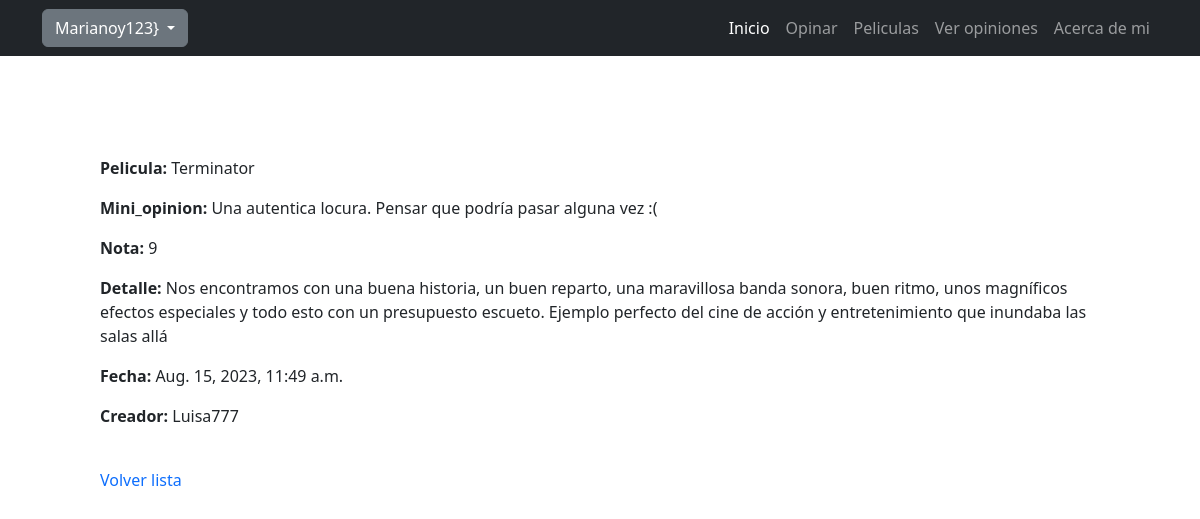
The app's page /pages/11/ (signed in) with its own data.
### Opiniones/models.py (models this page shows, shortened)
class opinion(models.Model):
    pelicula=models.CharField(max_length=32)
    nota=models.IntegerField()
    mini_opinion=models.CharField(max_length=64)
    detalle=models.CharField(max_length=1024)
    creador=models.ForeignKey(User, on_delete=models.CASCADE, related_name="CursosCreados")
    fecha=models.DateTimeField(auto_now=True)

### Opiniones/views.py (the view)
# urls.py: path("<int:pk>/",OpinionDetailView.as_view(),name="DetalleOpinion"),
class OpinionDetailView(DetailView):
    model = opinion
    success_url = reverse_lazy('ListaOpiniones')

### Opiniones/templates/Opiniones/Opinion_detail.html (shortened to what this page needs)
{% extends "base.html" %}
{% block contenido %}
<div style="margin:100px">
    <p>
    <strong>Pelicula: </strong> {{opinion.pelicula}}
    </p>
    <p>
    <strong>Mini_opinion: </strong> {{opinion.mini_opinion}}
    </p>
    <p>
    <strong>Nota: </strong> {{opinion.nota}}
    </p>
    <p>
    <strong>Detalle: </strong> {{opinion.detalle}}
    </p>
    <p>
    <strong>Fecha: </strong> {{opinion.fecha}}
    </p>
    <p>
    <strong>Creador: </strong> {{opinion.creador}}
    </p>
    <br>
    <a href="{% url 'ListaOpiniones' %}">Volver lista</a><br>
</div>
{% endblock contenido %}

### templates_base/base.html (shortened to what this page needs)
{% load static %}
<!DOCTYPE html>
<html lang="en">
    <head>
        <link href="{% static 'css/styles.css' %}" rel="stylesheet" />
    </head>
    <body>
        <nav class="navbar navbar-expand-lg navbar-dark bg-dark">
            <div class="container">
                {% if user.is_authenticated %}
                <button class="btn btn-secondary dropdown-toggle" type="button" id="dropdownMenuButton1" data-bs-toggle="dropdown" aria-expanded="false">
                    <div style="display: inline-flex;">
                        {% if user.avatar.imagen %}
                        <img src="{{ user.avatar.imagen.url }}" style="width: 40px; height: 45px; margin-right: 10px"
                        alt="Avatar" />
                        <span>{{ user.username }}</span>
                        {% else %}
                        <span>{{ user.username }}</span>
                        {% endif %}
                    }
                    </div>
                </button>
                {% else %}
                <a class="btn btn-primary" style="margin: 10px" href="{% url 'Login' %}">Inicio sesión</a>
                <a class="btn btn-success" style="margin: 10px" href="{% url 'Registro' %}">Registro</a>
                {% endif %}
                <div class="collapse navbar-collapse" id="navbarSupportedContent">
                    <ul class="navbar-nav ms-auto mb-2 mb-lg-0">
                        <li class="nav-item"><a class="nav-link active" aria-current="page" href="{% url 'Inicio' %}">Inicio</a></li>
                        <li class="nav-item"><a class="nav-link" href="{% url 'CrearOpinion' %}">Opinar</a>
                        <li class="nav-item"><a class="nav-link" href="{% url 'ListaPelis' %}">Peliculas</a></li>
                        <li class="nav-item"><a class="nav-link" href="{% url 'ListaOpiniones' %}">Ver opiniones</a></li>
                        <li class="nav-item"><a class="nav-link" href="{% url 'About' %}">Acerca de mi</a></li>
                    </ul>
                </div>
            </div>
        </nav>
        {% block contenido %}
        {% endblock contenido %}
    </body>
</html>

### records on screen
opinion: pelicula "Terminator", mini_opinion "Una autentica locura. Pensar que podría pasar alguna vez :(", nota "9", detalle "Nos encontramos con una buena historia, un buen reparto, una maravillosa banda sonora, buen ritmo, unos magníficos efectos especiales y todo esto con un presupuesto escueto. Ejemplo perfecto del cine de acción y entretenimiento que inundaba las salas allá", fecha "Aug. 15, 2023, 11:49 a.m.", creador "Luisa777"

### other values on screen
{{ user.username }} "Marianoy123"
